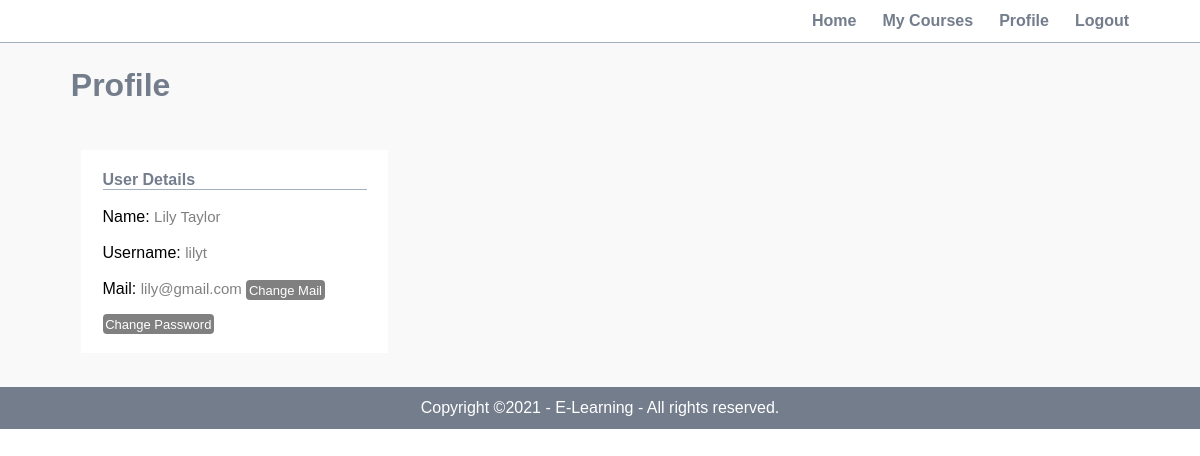
The page /student/profile.php (signed in) on the database its author committed.
### tables this page shows
CREATE TABLE `student` (
  `id` int(10) UNSIGNED NOT NULL,
  `full_name` varchar(50) NOT NULL,
  `password` varchar(255) NOT NULL,
  `mail` varchar(50) NOT NULL,
  `username` varchar(50) NOT NULL
);

### student/profile.php (the view, shortened to what this page needs)
<?php include('partials/menu.php'); ?>
        <div class="main-content">
            <div class="wrapper">
                <h1>Profile</h1>
                <br>
                <br>
                <div class="col-4 text-left">
                    <h4>User Details</h4>
                    <br>
                    <?php
                        $act_user = $_SESSION['user'];
                        $sql = "SELECT * FROM student WHERE username = '$act_user'";
                        $res = mysqli_query($conn, $sql);
                        if($res==TRUE){
                            $count = mysqli_num_rows($res);
                            if($count == 1){
                                $rows = mysqli_fetch_assoc($res);
                                $full_name = $rows['full_name'];
                                $username = $rows['username'];
                                $mail = $rows['mail'];
                                $id = $rows['id'];
                                ?>
                                Name: <span class="font-small"><?php echo $full_name; ?></span><br><br>
                                Username: <span class="font-small"><?php echo $username; ?></span><br><br>
                                Mail: <span class="font-small"><?php echo $mail; ?></span>  <a href="<?php echo SITEURL;?>student/update-mail.php?id=<?php echo $id; ?>" class="btn btn-grey">Change Mail</a> <br><br>
                                <a href="<?php echo SITEURL;?>student/update-password.php?id=<?php echo $id; ?>" class="btn btn-grey">Change Password</a>
                                <?php
                            }
                            else{
                                    echo  "<br>No Course";
                            }
                        }
                    ?>
                    </div>
            </div>
        </div>
<?php include('partials/footer.php'); ?>

### css/student.css (style rules this page uses)
* { margin: 0; padding: 0; font-family: Arial, Helvetica, sans-serif; }
.wrapper { padding: 1%; width: 90%; margin: 0 auto; }
.wrapper h1 { color: #747d8c; }
.text-left { text-align: left; }
.btn { border-radius: 4px; text-decoration: none; padding: 1%; color: white; font-size: 13px; }
.btn-grey { background-color: grey; }
.main-content { background-color: #f9f9f9; padding: 1%; }
.col-4 { width: 25%; background-color: white; margin: 1%; padding: 2%; float: left; }
.main-content h4 { text-decoration: none; font-weight: bold; color: #747d8c; border-bottom: 1px solid #a4b0be; }
.font-small { font-size: 15px; color: grey; }

### rows shown on the page
student: full_name "Lily Taylor", username "lilyt", mail "lily@gmail.com"
